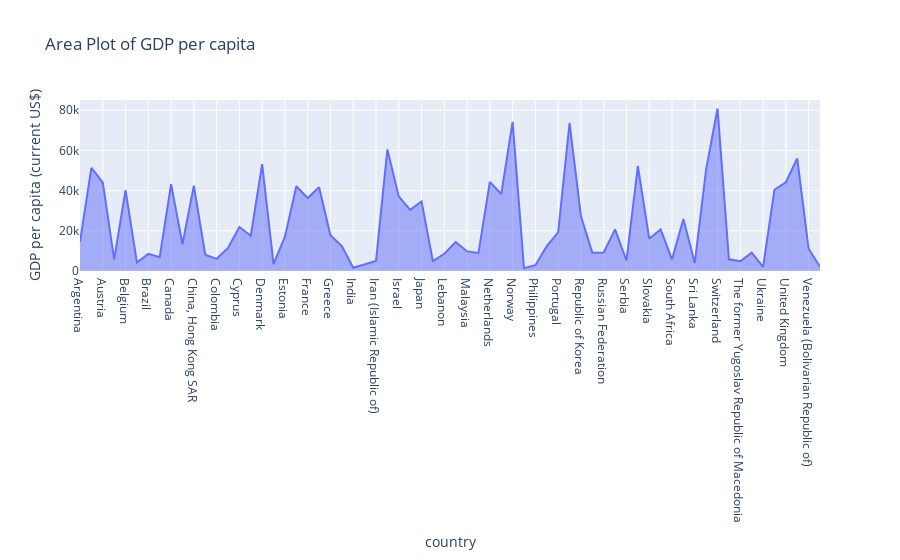

The code cell stored with this chart in its notebook:
### Markdown cell above
## Area Plot

### Code cell
fig = px.area(df, x="country", y="GDP per capita (current US$)", title="Area Plot of GDP per capita")
fig.show()

### Figure 1 — Plotly figure (JSON) as saved in the notebook; plotly's stock layout.template omitted (floating-point values rounded to 4 significant figures)
{"data": [{"fillpattern": {"shape": ""}, "hovertemplate": "country=%{x}<br>GDP per capita (current US$)=%{y}<extra></extra>", "legendgroup": "", "line": {"color": "#636efa"}, "marker": {"symbol": "circle"}, "mode": "lines", "name": "", "orientation": "v", "showlegend": false, "stackgroup": "1", "type": "scatter", "x": ["Argentina", "Australia", "Austria", "Belarus", "Belgium", "Bosnia and Herzegovina", "Brazil", "Bulgaria", "Canada", "Chile", "China, Hong Kong SAR", "China", "Colombia", "Croatia", "Cyprus", "Czechia", "Denmark", "Egypt", "Estonia", "Finland", "France", "Germany", "Greece", "Hungary", "India", "Indonesia", "Iran (Islamic Republic of)", "Ireland", "Israel", "Italy", "Japan", "Jordan", "Lebanon", "Lithuania", "Malaysia", "Mexico", "Netherlands", "New Zealand", "Norway", "Pakistan", "Philippines", "Poland", "Portugal", "Qatar", "Republic of Korea", "Romania", "Russian Federation", "Saudi Arabia", "Serbia", "Singapore", "Slovakia", "Slovenia", "South Africa", "Spain", "Sri Lanka", "Sweden", "Switzerland", "Thailand", "The former Yugoslav Republic of Macedonia", "Turkey", "Ukraine", "United Arab Emirates", "United Kingdom", "United States of America", "Venezuela (Bolivarian Republic of)", "Vietnam"], "xaxis": "x", "y": [14560.0, 51350.0, 44120.0, 5751.0, 40280.0, 4265, 8528.0, 6847.0, 43210.0, 13420.0, 42431, 8109.0, 6056.0, 11480.0, 21940.0, 17560.0, 53150.0, 3452.0, 17112, 42150.0, 36300.0, 41690.0, 17788, 12350.0, 1614.0, 3346.0, 5038.0, 60510.0, 37130.0, 30460.0, 34630.0, 4940.0, 8571.0, 14380.0, 9768.0, 8981.0, 44330.0, 38290.0, 74190.0, 1410.0, 2904.0, 12360.0, 19240.0, 73650.0, 27400.0, 9121.0, 9243.0, 20710.0, 5239.0, 52239, 16080.0, 20690.0, 5773, 25870.0, 3974.0, 50690.0, 80830.0, 5815.0, 4836.0, 9126.0, 2022.0, 40440.0, 44160.0, 56050.0, 11070.0, 2068.0], "yaxis": "y"}], "layout": {"legend": {"tracegroupgap": 0}, "title": {"text": "Area Plot of GDP per capita"}, "xaxis": {"anchor": "y", "domain": [0, 1], "title": {"text": "country"}}, "yaxis": {"anchor": "x", "domain": [0, 1], "title": {"text": "GDP per capita (current US$)"}}}}
